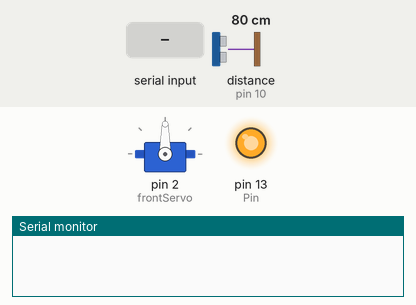
Simulated run of this sketch. Board: Arduino Uno, built with avr-gcc and run on an emulated ATmega328P. On the bench: servo, output pins drawn as LEDs (lit = HIGH), the last lines printed to the serial monitor. Inputs (shaded band) come from the test bench; at power-on: distance to the obstacle (sensor on pin 10) 80 cm. The echo pulse lasts 58.3 µs per cm; pins used as bus, display or sensor lines are not drawn.

Above: at 1.2 s.
1.3 s: "p" received over Serial
At 1.36 s:
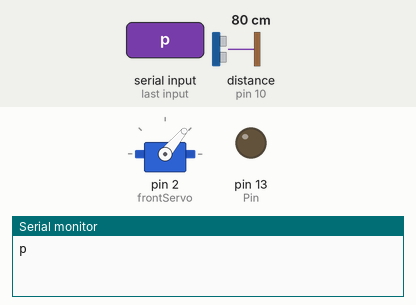
3.1 s: byte 122 ('z') received over Serial
At 3.35 s:
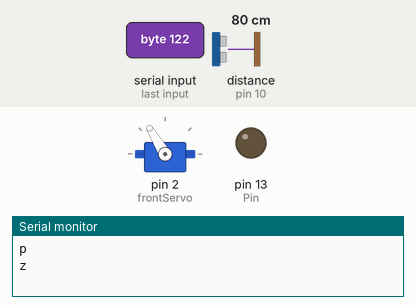
4.6 s: byte 99 ('c') received over Serial
At 4.85 s:
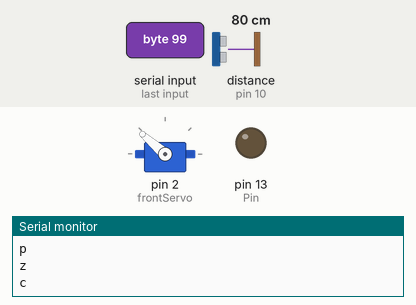
6.1 s: byte 90 ('Z') received over Serial
At 7.1 s:
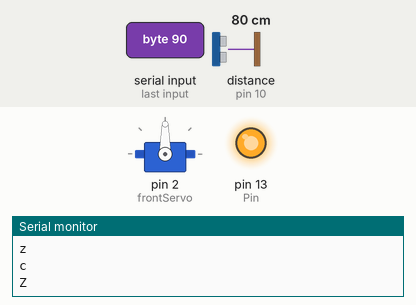
7.6 s: byte 67 ('C') received over Serial
At 8.8 s:
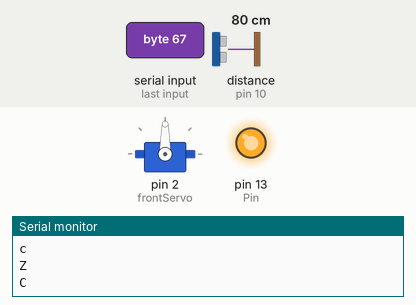
9.1 s: byte 111 ('o') received over Serial
At 10.7 s:
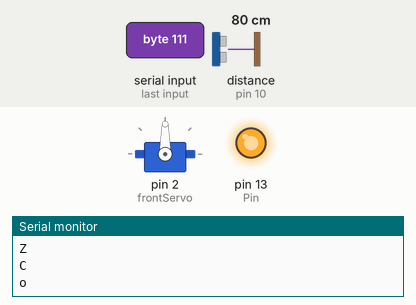
Timing chart, 0 to 11.6 s (numbered marks = the images above; inputs shaded):
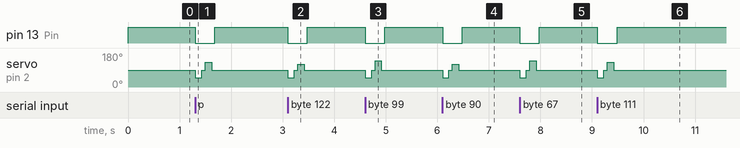

The sketch:

sketch_aug17b.ino
```cpp
  #include <Servo.h>

   Servo frontServo;

   int centerPos = 90;
   int frontRightUp = 50;
   int frontLeftUp = 130;
   int backRightForward = 75;
   int backLeftForward = 105;
   int walkSpeed = 60;
   int Pin = 13;

   int trigPin = 9;
   int echoPin = 10;
   long int duration, distanceInches;
   long distanceFront = 0;             //cm
   int startAvoidanceDistance=20;         //cm


   long microsecondsToInches(long microseconds)

   {
    return microseconds / 74 / 2;
   }


   long microsecondsToCentimeters(long microseconds)
   {
    return microseconds / 29 / 2;
   }


   long distanceCm()

   {
    pinMode(trigPin, OUTPUT);
    pinMode(echoPin, INPUT);

    digitalWrite(trigPin, LOW);
    delayMicroseconds(2);
    digitalWrite(trigPin, HIGH);
    delayMicroseconds(10);
    digitalWrite(trigPin, LOW);

    duration = pulseIn(echoPin, HIGH);

    distanceInches = microsecondsToInches(duration);
    return microsecondsToCentimeters(duration);
   }


void center()

   {
    frontServo.write(centerPos);
   }

void moveForward()

   {
        digitalWrite(Pin, LOW);
        frontServo.write(frontRightUp);
        delay(125);

        frontServo.write(centerPos);
        delay(65);

        frontServo.write(frontLeftUp);
        delay(125);

        frontServo.write(centerPos);
        delay(65);
    digitalWrite(Pin, HIGH);

   }


void moveBackward()

   {
        digitalWrite(Pin, LOW);
    frontServo.write(frontRightUp);
        delay(125);

    frontServo.write(centerPos);
        delay(65);

    frontServo.write(frontLeftUp);
        delay(125);

    frontServo.write(centerPos);
        delay(65);
    digitalWrite(Pin, HIGH);
   }


void moveBackRight()

   {
        digitalWrite(Pin, LOW);
        frontServo.write(frontRightUp);
        delay(125);

    frontServo.write(centerPos);
        delay(65);

    frontServo.write(frontLeftUp+9);
        delay(125);

    frontServo.write(centerPos);
        delay(65);
    digitalWrite(Pin, HIGH);
   }

void moveBackLeft()

   {
        digitalWrite(Pin, LOW);
        frontServo.write(frontRightUp);
        delay(125);

    frontServo.write(centerPos);
        delay(65);

    frontServo.write(frontLeftUp-9);
        delay(125);

    frontServo.write(centerPos);
        delay(65);
    digitalWrite(Pin, HIGH);
   }


void moveTurnLeft()

   {
        digitalWrite(Pin, LOW);
        frontServo.write(frontRightUp-9);
        delay(125);

    frontServo.write(centerPos-9);
        delay(65);

    frontServo.write(frontLeftUp+9);
        delay(125);

    frontServo.write(centerPos-9);
        delay(65);
    digitalWrite(Pin, HIGH);
   }


void moveTurnRight()

   {
        digitalWrite(Pin, LOW);
    frontServo.write(frontRightUp+9);
        delay(125);

    frontServo.write(centerPos+9);
        delay(65);

    frontServo.write(frontLeftUp-9);
        delay(125);

    frontServo.write(centerPos+9);
        delay(65);
    digitalWrite(Pin, HIGH);
   }
void startPatrol()
   {
        digitalWrite(Pin, LOW);
   distanceFront=distanceCm();
                  if (distanceFront > 1)
              {                 // Filters out any stray 0.00 error readings

                   if (distanceFront<startAvoidanceDistance)
            {
                    for(int i=0; i<=8; i++)
               {
                      moveBackRight();
                      delay(walkSpeed);
                       }
                 for(int i=0; i<=10; i++)
                {
                   moveTurnLeft();
                   delay(walkSpeed);
                        }
            }
           else
            {
            moveForward();
            delay(walkSpeed);
            }
           }
}

void Stop()
{
  frontServo.write(centerPos);
  digitalWrite(Pin, HIGH);
}


void setup()

   {
    frontServo.attach(2);
    pinMode (Pin, OUTPUT);
    digitalWrite (Pin, HIGH);
    pinMode(trigPin, OUTPUT);
    pinMode(echoPin, INPUT);
    Serial.begin(9600);
   Serial.flush();
   }

void loop()

{
    Serial.flush();
    if (Serial.available() > 0)
    {
       char In = Serial.read();
       Serial.println(In);

       if(In=='p' || In=='P')
        {
                  distanceFront=distanceCm();
                  if (distanceFront > 1)
              {

                   if (distanceFront<startAvoidanceDistance)
            {
                    for(int i=0; i<=8; i++)
               {
                      moveBackRight();
                      delay(walkSpeed);
                       }
                 for(int i=0; i<=10; i++)
                {
                   moveTurnLeft();
                   delay(walkSpeed);
                        }
            }
           else
            {
            moveForward();
            delay(walkSpeed);
            }
           }
        }
       else if(In=='w' || In=='1')
        {
           moveForward();
                   delay(walkSpeed);
        }
       else if(In=='x' || In=='X')
        {
           moveBackward();
           delay(walkSpeed);
        }
       else if(In=='a' || In=='A')
        {
           moveTurnLeft();
           delay(walkSpeed);
        }
       else if(In=='d' || In=='D')
        {
           moveTurnRight();
           delay(walkSpeed);
        }
       else if(In=='z' || In=='Z')
        {
           moveBackLeft();
           delay(walkSpeed);
        }
       else if(In=='c' || In=='C')
        {
           moveBackRight();
           delay(walkSpeed);
        }
       else if (In=='o' || In=='O')
        {
          startPatrol();
          delay(walkSpeed);
        }
       else
        {
           center();
        }
}
 }
```

Measured:
- after the input at 1.3 s, pin 13 (Pin): HIGH → LOW at once, → HIGH 0.38 s later; servo on pin 2 (frontServo): 90° → 50° at once, → 90° 0.13 s later, → 130° 0.07 s later, → 90° 0.13 s later
- after the input at 3.1 s, pin 13 (Pin): HIGH → LOW at once, → HIGH 0.38 s later; servo on pin 2 (frontServo): 90° → 50° at once, → 90° 0.13 s later, → 121° 0.07 s later, → 90° 0.13 s later
- after the input at 4.6 s, pin 13 (Pin): HIGH → LOW at once, → HIGH 0.38 s later; servo on pin 2 (frontServo): 90° → 50° at once, → 90° 0.13 s later, → 139° 0.07 s later, → 90° 0.13 s later
- after the input at 6.1 s, pin 13 (Pin): HIGH → LOW at once, → HIGH 0.38 s later; servo on pin 2 (frontServo): 90° → 50° at once, → 90° 0.13 s later, → 121° 0.07 s later, → 90° 0.13 s later
- after the input at 7.6 s, pin 13 (Pin): HIGH → LOW at once, → HIGH 0.38 s later; servo on pin 2 (frontServo): 90° → 50° at once, → 90° 0.13 s later, → 139° 0.07 s later, → 90° 0.13 s later
- after the input at 9.1 s, pin 13 (Pin): HIGH → LOW at once, → HIGH 0.39 s later; servo on pin 2 (frontServo): 90° → 50° at once, → 90° 0.13 s later, → 130° 0.07 s later, → 90° 0.13 s later
